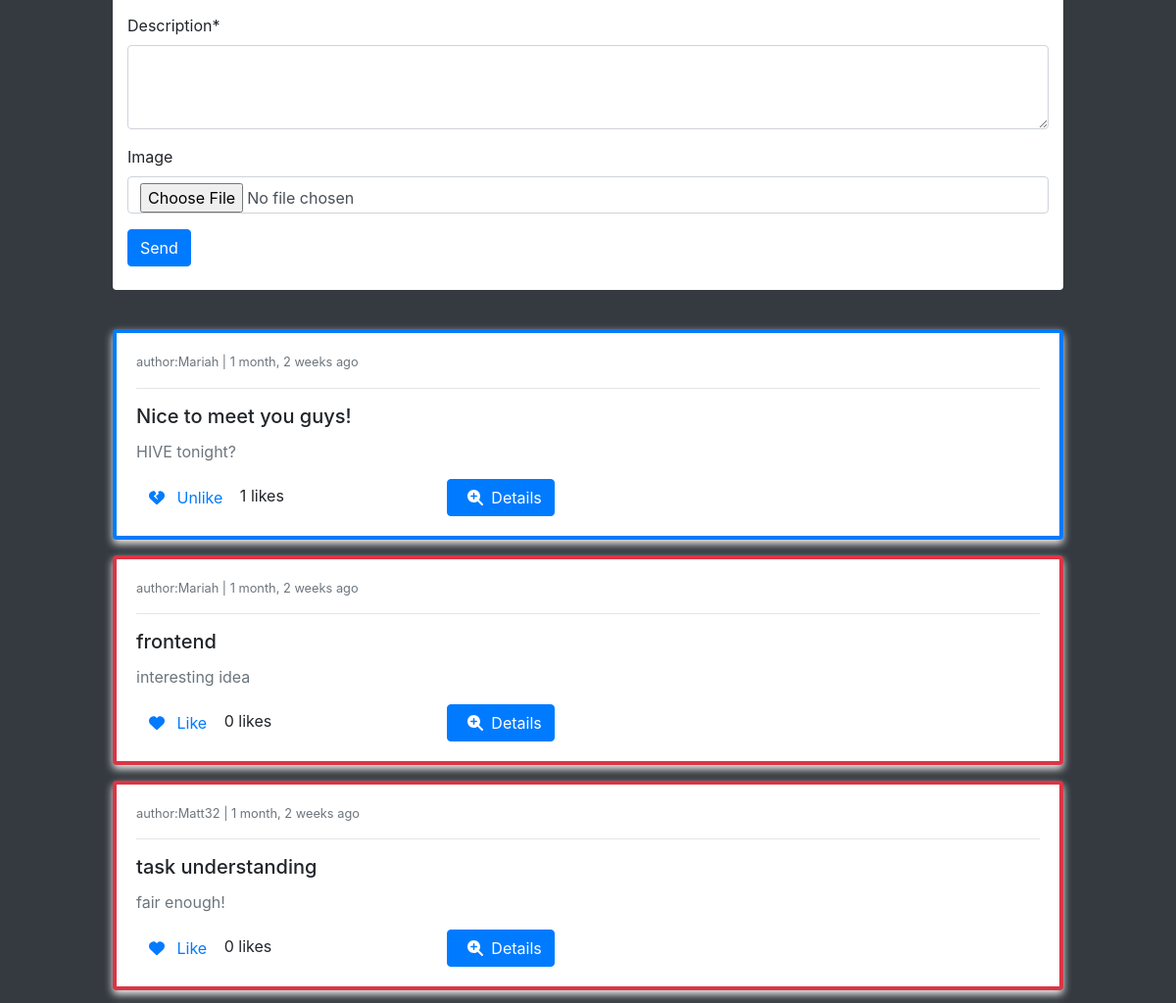
The app's page /posts/ (signed in, middle part), older data.
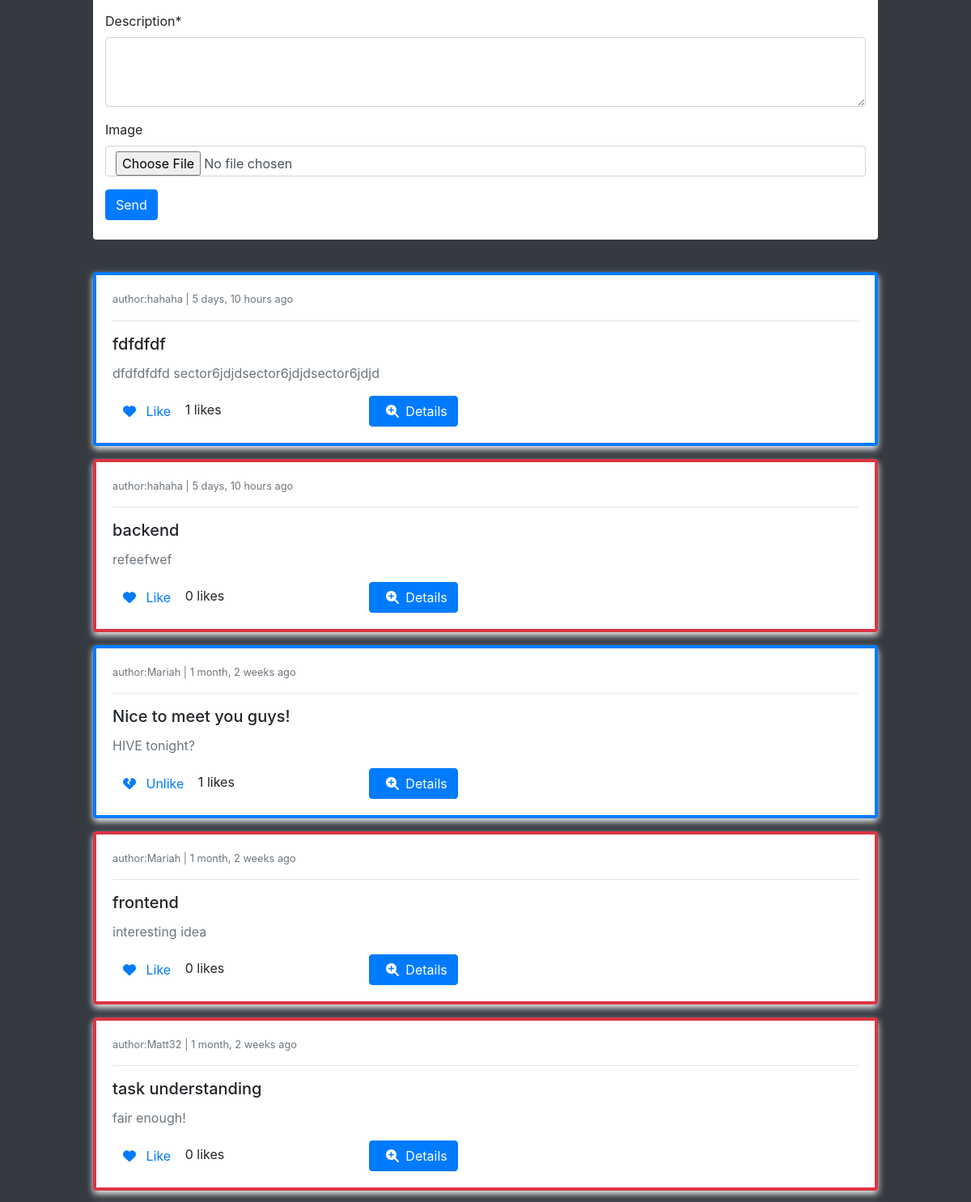
The same page, newer data.
### posts/models.py (models this page shows, shortened)
class Post(models.Model):
    author = models.ForeignKey(Profile, on_delete=models.CASCADE)
    liked = models.ManyToManyField(Profile, related_name="liked", blank=True)
    updated = models.DateTimeField(auto_now=True)
    created = models.DateTimeField(auto_now_add=True)

class GeneralPost(Post):
    title = models.CharField(max_length=200)
    description = models.CharField(max_length=300)
    image = models.ImageField(upload_to=get_upload_path, blank=True, validators=[FileExtensionValidator(['png','jpg', 'jpeg'])])
    def get_absolute_url(self):
        return reverse("posts:gp-detail", kwargs={"pk": self.pk})

class Post(models.Model):
    author = models.ForeignKey(Profile, on_delete=models.CASCADE)
    liked = models.ManyToManyField(Profile, related_name="liked", blank=True)
    updated = models.DateTimeField(auto_now=True)
    created = models.DateTimeField(auto_now_add=True)

class ProblemPost(Post):
    report = models.ForeignKey(Report, on_delete=models.CASCADE)
    problem_reported = models.ForeignKey(ProblemReported, on_delete=models.CASCADE)
    objects = PostManager()
    def get_absolute_url(self):
        return reverse("posts:pp-detail", kwargs={"pk1": self.pk, 'pk': self.problem_reported.id})

### profiles/models.py (models this page shows)
class Profile(models.Model):
    user = models.OneToOneField(User, on_delete=models.CASCADE)
    bio = models.TextField()
    profile_picture = models.ImageField(upload_to=get_upload_path, default="uploads/profile/img/avatar.png", validators=[FileExtensionValidator(['png', 'jpg', 'jpeg'])])
    team = models.CharField(max_length=200, choices=TEAM_CHOICES)  # Use choices for team
    updated = models.DateTimeField(auto_now=True)
    created = models.DateTimeField(auto_now_add=True)
    def __str__(self):
        return "{}".format(self.user)

### reports/models.py (models this page shows, shortened)
class ProblemReported(models.Model):
    category = models.ForeignKey(Category, on_delete=models.CASCADE)
    description = models.TextField()
    problem_id = models.CharField(max_length=12, unique=True, blank=True, default=random_code)
    breakdown = models.PositiveIntegerField()
    public = models.BooleanField(default=True)
    user = models.ForeignKey(User, on_delete=models.CASCADE)
    report = models.ForeignKey(Report, on_delete=models.CASCADE)
    updated = models.DateTimeField(auto_now=True)
    created = models.DateTimeField(auto_now_add=True)
    objects=ProblemReportedManager()
    class Meta:
        verbose_name = "Problem Reported"
        verbose_name_plural = "Problems Reported"

### categories/models.py (models this page shows)
class Category(models.Model):
    name = models.CharField(max_length=200)
    description = models.TextField(blank=True)
    updated = models.DateTimeField(auto_now=True)
    created = models.DateTimeField(auto_now_add=True)
    def __str__(self):
        return self.name
    class Meta:
        verbose_name = "Category"
        verbose_name_plural = "Categories"

### posts/views.py (the view)
# urls.py: path('', PostCreateView.as_view(), name='post-list'),
class PostCreateView(FormUserRequiredMixin, CreateView):
    form_class = PostForm
    template_name = 'posts/board.html'
    success_url = reverse_lazy('posts:post-list')
    def get_context_data(self, **kwargs):
        qs1 = ProblemPost.objects.public_only()
        qs2 = GeneralPost.objects.all()
        qs = sorted(chain(qs1, qs2), reverse=True, key=lambda obj: obj.created)
        context=super().get_context_data(**kwargs)
        context["object_list"]= qs
        return context

### posts/forms.py (shortened to what this page needs)
class PostForm(forms.ModelForm):
    description = forms.CharField(widget=forms.Textarea(attrs={'rows':3}))
    class Meta:
        model = GeneralPost
        fields = ('title', 'description', 'image')

### blogs/context_processors.py (called while the page is built)
def get_categories(request):
    categories = Category.objects.all()
    return dict(categories=categories)

### posts/models.py (called while the page is built)
    def public_only(self):
        return self.filter(problem_reported__public = True)

### profiles/context_processors.py (called while the page is built)
def profile_pic(request):
    if request.user.is_authenticated:
        user = request.user
        try:
            profile_obj = Profile.objects.get(user=user)
            pic = profile_obj.profile_picture
        except Profile.DoesNotExist:
            pic = None
        return {'picture':pic}
    return {}

def get_profile(request):
    if request.user.is_authenticated:
        user = request.user
        try:
            profile_obj = Profile.objects.get(user=user)
        except Profile.DoesNotExist:
            pic = None
        return {'profile':profile_obj}
    return {}

### posts/templates/posts/board.html (shortened to what this page needs)
{% extends 'base.html' %}
{% load crispy_forms_tags %}
{% block content %}
{% if request.user.is_authenticated  %}
<div class="col-10 mx-auto" style="margin-top: 70px;">
    <div class ='container bg-white pt-2 pb-4 rounded' style='margin-top: 30px;'>
        <form action="" method="POST" enctype="multipart/form-data">
            {{form|crispy}}
            <button type="submit" class="btn btn-primary">Send</button>
        </form>
    </div>
    <br>
    {% for obj in object_list %}
        <div class="{% if obj.problem_reported %}border-danger{% else %}border-primary{% endif %} card card-body mt-3" style="border-width: 4px;">
            {% if obj.problem_reported %}
                <small class='text-muted'> author:{{obj.problem_reported.user}} | {{obj.problem_reported.created|timesince}} ago </small>
                <hr>
                <h5 class= 'card-title'> {{obj.problem_reported.category}}</h5>
                <p class='card-text'> {{obj.problem_reported.description}}</p>
            {% else %}
                <small class='text-muted'> author:{{obj.author}} | {{obj.created|timesince}} ago </small>
                <hr>
                <h5 class='card-title'> {{obj.title}}</h5>
                <p class='card-text'> {{obj.description}}</p>
            {% endif %}
            <form action="{% url "posts:post-like" %}" method='POST'>
                <div class='row'>
                    <div class='col-4'>
                        <button class='btn btn-link' type='submit' style="text-decoration:none">
                        {% if profile not in obj.liked.all%}
                                <i class="fa-solid fa-heart"></i>
                                <span class='ml-2'>Like</span>
                        {% else %}
                                <i class="fa-solid fa-heart-crack"></i>
                                <span class='ml-2'>Unlike</span>
                        {% endif %}
                        </button>
                        <span class="text-black"> {{obj.liked.all.count}} likes </span>
                    </div>
                    <div class='col-4'>
                        <a href='{{obj.get_absolute_url}}' class='btn btn-primary'>
                            <span class='ml-2'><i class="fa-solid fa-magnifying-glass-plus mr-2"></i>Details </span>
                        </a>
                    </div>
                </div>
            </form>
        </div>
    {% endfor %}
{% else %}
    <div class = "text-white text-center h3" style="margin-top: 70px;"> Please log in! </div>
{% endif %}
</div>
{% endblock content %}

Row changes from the older to the newer data that the page shows:
added GeneralPost: author "hahaha", created "5 days, 10 hours", title "fdfdfdf", description "dfdfdfdfd sector6jdjdsector6jdjdsector6jdjd", shows "Like", liked.all.count "1"
added ProblemPost: problem_reported.user "hahaha", problem_reported.created "5 days, 10 hours", problem_reported.category "backend", problem_reported.description "refeefwef", shows "Like", liked.all.count "0"
